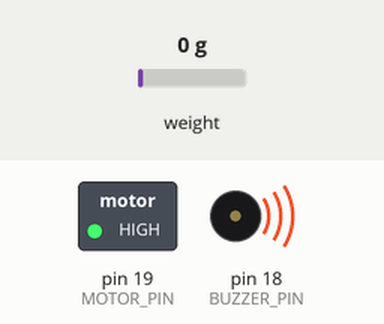
Simulated run of this sketch. Board: Arduino Uno, built with avr-gcc and run on an emulated ATmega328P. Shown: switched loads named in the sketch (green lamp = pin HIGH), buzzer (waves = sounding, pin HIGH). The inputs (shaded band) are chosen by the test bench; at power-on: weight on the scale 0 g. Random numbers use the default seed unless the sketch sets one; what the sketch prints to the serial monitor is not drawn.

Above: at 0.1 s.
At 1.6 s:
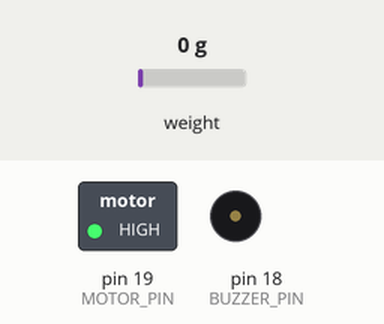
At 7.1 s:
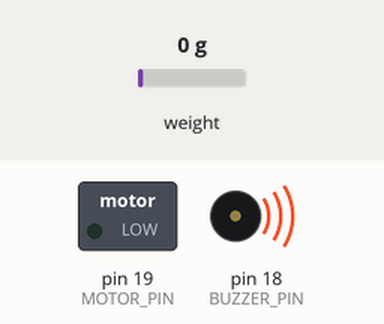
At 40.1 s:
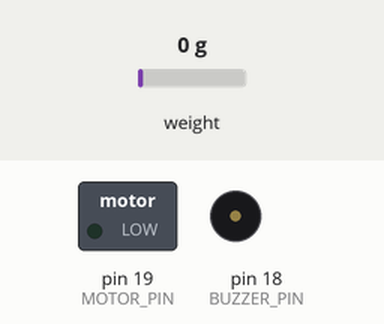
Timing chart, 0 to 41.0 s (numbered marks = the images above):
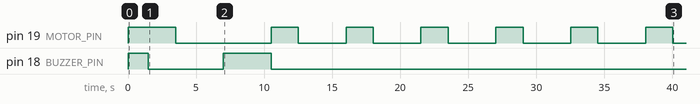

The sketch:

sensors.ino
```cpp
#include <Arduino.h>
#include "HX711.h"
#include <Wire.h>

// ---------- PIN DEFINITIONS ----------
#define BUZZER_PIN 18
#define MOTOR_PIN  19

#define HX711_DT  4
#define HX711_SCK 5

HX711 scale;

// ---------- SETUP ----------
void setup() {
  Serial.begin(9600);
  Wire.begin();

  pinMode(BUZZER_PIN, OUTPUT);
  pinMode(MOTOR_PIN, OUTPUT);

  scale.begin(HX711_DT, HX711_SCK);
  scale.set_scale();
  scale.tare();

  Serial.println("Smart Pet Food Dispenser - Sensor Module Initialized");
}

// ---------- MAIN LOOP ----------
void loop() {

  // Simulated Heart Rate
  int heartRate = random(60, 100);

  // Simulated Temperature
  float temperature = random(360, 390) / 10.0;

  // Weight from Load Cell
  float weight = scale.get_units(5);

  Serial.print("Heart Rate: ");
  Serial.print(heartRate);
  Serial.println(" BPM");

  Serial.print("Temperature: ");
  Serial.print(temperature);
  Serial.println(" °C");

  Serial.print("Weight: ");
  Serial.print(weight);
  Serial.println(" g");

  // Health-based decision
  if (heartRate > 90 || temperature > 38.5) {
    digitalWrite(BUZZER_PIN, HIGH);
    Serial.println("⚠️ Health Alert!");
  } else {
    digitalWrite(BUZZER_PIN, LOW);
    digitalWrite(MOTOR_PIN, HIGH); // dispense food
    delay(2000);
    digitalWrite(MOTOR_PIN, LOW);
  }

  delay(3000);
}
```

Measured:
- by itself, pin 19 (MOTOR_PIN): repeats every 5.5 s: HIGH 2.0 s, LOW 3.5 s
- by itself, pin 18 (BUZZER_PIN): HIGH → LOW at 1.5 s, → HIGH 5.5 s later, → LOW 3.5 s later
